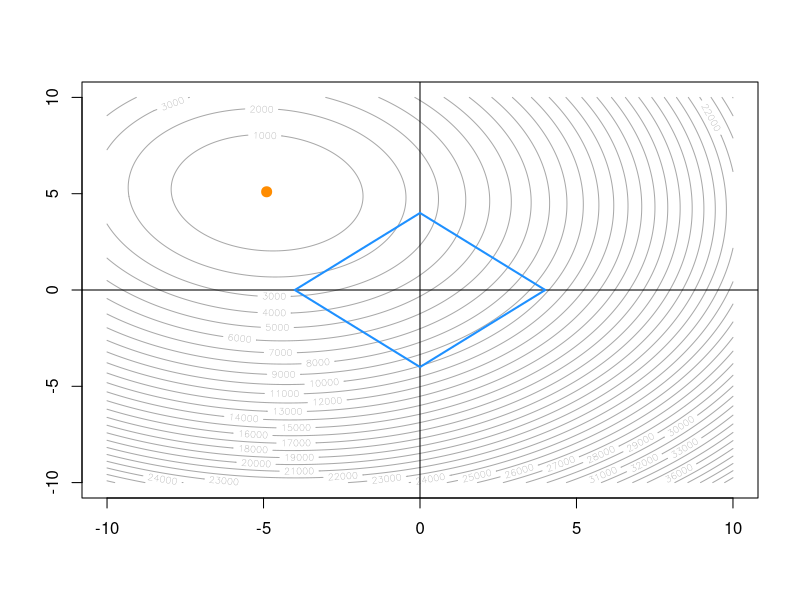
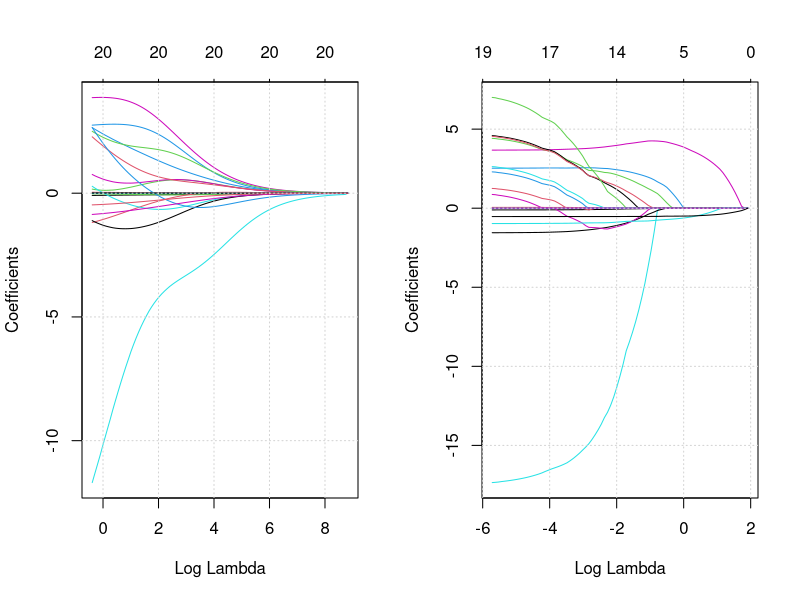
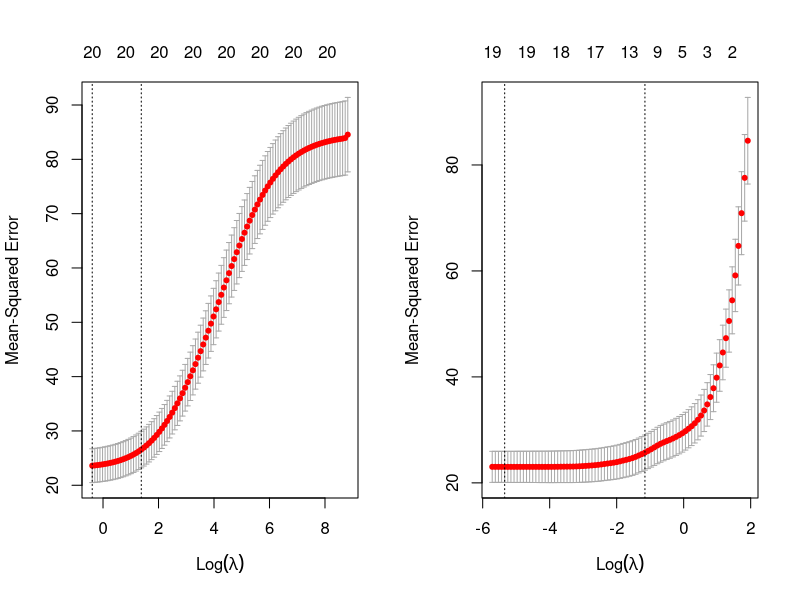
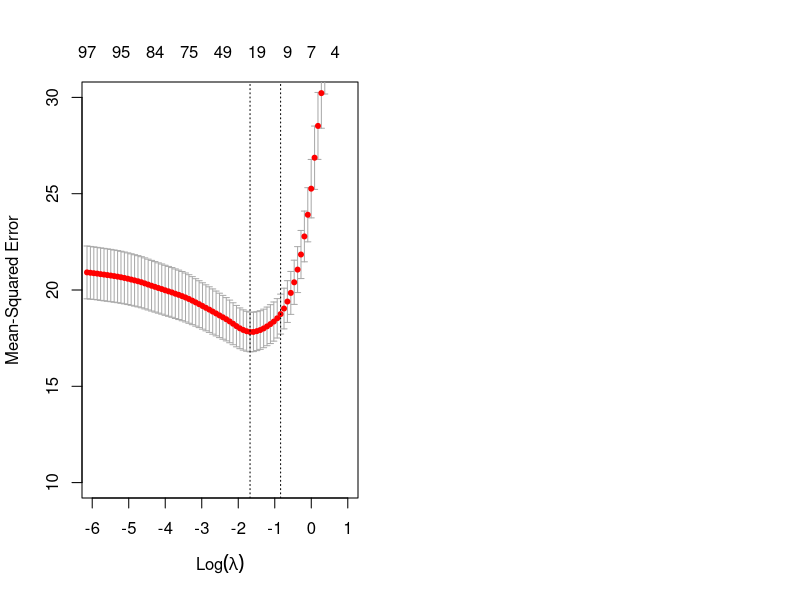

Recreate these plots in R, in order.
## ---- chunk 1
knitr::opts_chunk$set(cache = TRUE, autodep = TRUE, fig.align = "center")
## ---- chunk 2
library("glmnet")
## ---- chunk 3
# this is a bad function name
dgp = function(sample_size = 25) {
  x = runif(n = sample_size)
  y = 0 + 5 * x + rnorm(n = sample_size)
  data.frame(x, y)
}
## ---- chunk 4
# maybe write a function for each
beta_ls = replicate(n = 1000, coef(lm(y ~ 0 + x, data = dgp()))["x"])
beta_05 = replicate(n = 1000, min(coef(lm(y ~ 0 + x, data = dgp()))["x"], 5))
beta_04 = replicate(n = 1000, min(coef(lm(y ~ 0 + x, data = dgp()))["x"], 4))
## ---- chunk 5
# add MSE, add names, make tibble
c(mean(beta_ls) - 5, sd(beta_ls))
c(mean(beta_05) - 5, sd(beta_05))
c(mean(beta_04) - 5, sd(beta_04))
## ---- chunk 6
dgp = function(sample_size = 25) {
  x = runif(n = sample_size)
  y = -2 + 5 * x + rnorm(n = sample_size)
  data.frame(x, y)
}
## ---- chunk 7
asdf = dgp()
predict(lm(y ~ x, data = asdf))

asdf$x = scale(asdf$x)
predict(lm(y ~ x, data = asdf))
## ---- chunk 8
gen_linear_data = function() {
  x1 = rnorm(100)
  x2 = rnorm(100)
  y = 0 + -5 * x1 + 5 * x2 + rnorm(100)
  data.frame(x1, x2, y)
}
## ---- chunk 9
data = gen_linear_data()
beta = expand.grid(beta_1 = seq(-10, 10, 0.1),
                   beta_2 = seq(-10, 10, 0.1))
beta_error = rep(0, dim(beta)[1])
for (i in 1:dim(beta)[1]){
  beta_error[i] = with(data, sum((y - (beta$beta_1[i] * x1 + beta$beta_2[i] * x2)) ^ 2 ))
}
## ---- chunk 10
# TODO: make this into a function
# TODO: add ridge constraint
contour(x = seq(-10, 10, 0.1), 
        y = seq(-10, 10, 0.1), 
        z = matrix(beta_error, 
                   nrow = length(seq(-10, 10, 0.1)),
                   ncol = length(seq(-10, 10, 0.1))),
        nlevels = 50,
        col = "darkgrey"
)

abline(h = 0)
abline(v = 0)
a = 4
segments(0, a, a, 0, col = "dodgerblue", lwd = 2)
segments(0, -a, a, 0, col = "dodgerblue", lwd = 2)
segments(-a, 0, 0, a, col = "dodgerblue", lwd = 2)
segments(-a, 0, 0, -a, col = "dodgerblue", lwd = 2)
points(beta[which.min(beta_error), ], col = "darkorange", pch = 20, cex = 2)
## ---- chunk 11
bstn = MASS::Boston

bstn$chas = factor(bstn$chas)
bstn$rad = factor(bstn$rad)

levels(bstn$chas)
levels(bstn$rad)
## ---- chunk 12
lm(medv ~ ., data = bstn)
## ---- chunk 13
model.matrix(lm(medv ~ ., data = bstn))
## ---- chunk 14
bstn_x = model.matrix(lm(medv ~ ., data = bstn))
bstn_y = bstn$medv
## ---- chunk 15
coef(lm.fit(x = bstn_x, y = bstn_y))
## ---- chunk 16
bstn_x = model.matrix(lm(medv ~ ., data = bstn))[, -1]
bstn_y = bstn$medv
## ---- chunk 17
par(mfrow = c(1, 2))
plot(glmnet(x = bstn_x, y = bstn_y, alpha = 0), xvar = "lambda")
grid()
plot(glmnet(x = bstn_x, y = bstn_y, alpha = 1), xvar = "lambda")
grid()
## ---- chunk 18
par(mfrow = c(1, 2))
plot(cv.glmnet(x = bstn_x, y = bstn_y, alpha = 0))
plot(cv.glmnet(x = bstn_x, y = bstn_y, alpha = 1))
## ---- chunk 19
bstn_ridge = cv.glmnet(x = bstn_x, y = bstn_y, alpha = 0)
bstn_lasso = cv.glmnet(x = bstn_x, y = bstn_y, alpha = 1)
## ---- chunk 20
library(broom)
## ---- chunk 21
tidy(bstn_lasso)
glance(bstn_lasso)
## ---- chunk 22
predict(bstn_lasso, newx = bstn_x[1:10,], type = "link")
## ---- chunk 23
predict(bstn_lasso, newx = bstn_x[1:10,], type = "response")
## ---- chunk 24
predict(bstn_lasso, type = "coefficients", s=c("lambda.1se","lambda.min"))
## ---- chunk 25
predict(bstn_lasso, type = "nonzero")
## ---- chunk 26
diag(100)
## ---- chunk 27
p = 100
A = matrix(runif(p ^ 2) * 2 - 1, ncol = p)
Sigma = t(A) %*% A
sample_size = 500
X = MASS::mvrnorm(n = sample_size, mu = rep(0, p), Sigma = Sigma)
beta = ifelse(sample(c(0, 0, 0, 0, 0, 0, 0, 0, 0, 0, 0, 0, 1), size = p, replace = TRUE), runif(n = p, -1, 1), 0) * 2
y = X %*% beta + rnorm(n = sample_size, sd = 4)
fit = glmnet::cv.glmnet(x = X, y = y, alpha = 1)
sqrt(min(fit$cvm))
## ---- chunk 28
plot(fit, xlim = c(-6, 1), ylim = c(10, 30))
## ---- chunk 29
# type.measure = "class"
